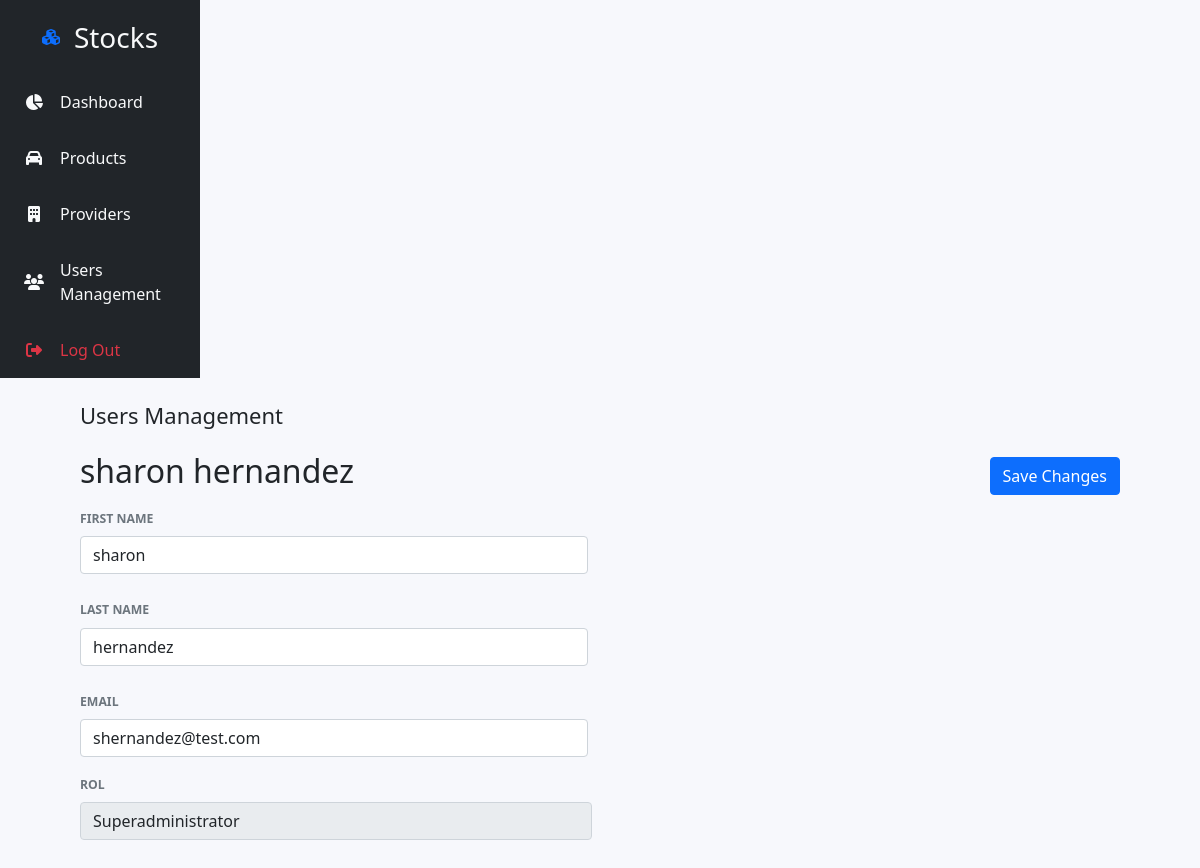
/user/1/edit (signed in), run on the app's committed database.
### tables this page shows
CREATE TABLE users (id INTEGER PRIMARY KEY AUTOINCREMENT, first_name TEXT NOT NULL, last_name TEXT NOT NULL, email TEXT UNIQUE NOT NULL, role TEXT NOT NULL, password CHAR NOT NULL);

### routes.py (the view)
    @app.route("/user/<int:id>/edit")
    @login_required
    def editUser(id):
        con = sqlite3.connect("stocks.db")
        con.row_factory = sqlite3.Row
        cur = con.cursor()
        cur.execute("select * FROM users WHERE id = ?", (id,))
        user = cur.fetchone()
        return render_template('user_edit.html', user=user)

### app.py (called while the page is built)
@login_manager.user_loader
def load_user(user_id):
    for user in users:
        if user.id == user_id:
            return user
    return None

### templates/user_edit.html
{% extends '_base.html' %}
{% import '_components.html' as components %}
{% block content %}
    <div class="container-fluid">
        <div class="row vh-100">
            {{ components.sidebar() }}
            <div class="container p-0">
                {{ components.header('Users Management') }}
                <form action="/updateduser/{{user.id}}" method="post" class="py-3">
                    <div class="d-flex align-items-center">
                        <h2 class="title flex-fill">{{user.first_name}} {{user.last_name}}</h2>
                        <input type="submit" class="btn btn-primary" value="Save Changes">
                    </div>
                    {{ components.formField('form-first_name', 'first name', 'FirstName', user.first_name) }}
                    {{ components.formField('form-last_name', 'last name', 'LastName', user.last_name) }}
                    {{ components.formField('form-email', 'email', 'UserEmail', user.email) }}
                    <div class="col-12 col-md-6 pe-2 mb-3">
                        <p class="text-muted text-uppercase small fw-bold my-2"><small>
                            Rol
                        </small></p>
                        <input type="text" class="form-control" readonly value="{{ user.role }}">
                    </div>
                </form>
            </div>
        </div>
    </div>
{% endblock %}

### templates/_components.html (shortened to what this page needs)
{% macro formField(id, label, name, value) -%}
    <div class="row mb-3">
        <p class="text-muted text-uppercase small fw-bold my-2"><small>
            {{ label }}
        </small></p>
        <div class="col-12 col-md-6">
            <input type="text" class="form-control" id="{{ id }}" name="{{ name }}" value="{{ value }}">
        </div>
    </div>
{%- endmacro %}
{% macro navItem(label, faCode, href) -%}
    <li class="nav-item pb-3">
        <a class="nav-link text-light" href="{{ href }}">
            <div class="d-flex align-items-center">
                <i class="fa {{ faCode }} fa-fw"></i>
                <p class="px-3 m-0">{{ label }}</p>
            </div>
        </a>
    </li>
{%- endmacro %}
{% macro sidebar() -%}
    <div class="col-2 bg-dark align-items-stretch pt-3 px-2" >
        {{ brand() }}
        <ul class="nav nav-pills flex-column">
            {{ navItem('Dashboard', 'fa-pie-chart', 'resumes') }}
            {{ navItem('Products', 'fa-automobile', 'products/search') }}
            {{ navItem('Providers', 'fa-building', 'providers/search') }}
            {{ navItem('Users Management', 'fa-users', 'users/search') }}
            <li class="nav-item pb-2">
                <a class="nav-link text-danger" href="{{ url_for('logout') }}">
                <div class="d-flex align-items-center">
                    <i class="fa fa-sign-out fa-fw"></i>
                    <p class="px-3 m-0">Log Out</p>
                </div>
                </a>
            </li>
        </ul>
    </div>
{%- endmacro %}
{% macro header(namePage) -%}
    <header>
        <div class="d-flex justify-content-between pt-4">
            <h2 class="font-22">{{namePage}}</h2>
        </div>
    </header>
{%- endmacro %}
{% macro brand(isDark = True) -%}
    {% if isDark %}
        <a class="nav-link text-danger p-0" href="/">
            <div class="d-flex text-light justify-content-center align-items-center pb-4">
                <i class="fa fa-cubes fa-fw text-primary px-3" aria-hidden="true"></i>
                <p class="px-3 m-0 fs-3 ">Stocks</p>
            </div>
        </a>
    {% endif %}
{%- endmacro %}

### static/css/main.css (style rules this page uses)
body { margin: 0; padding: 0; background-color: #F7F8FC !important; }
.container { max-width: 1040px !important; }
.font-22 { font-size: 22px !important; }

### data on the page
users: first_name "sharon", last_name "hernandez", FirstName "sharon", LastName "hernandez", UserEmail "shernandez@test.com", role "Superadministrator"

### other printed values
{{ label }} "Dashboard Products Providers Users Management"
{{ namePage }} "Users Management"
{{ label }} "FIRST NAME LAST NAME EMAIL"
